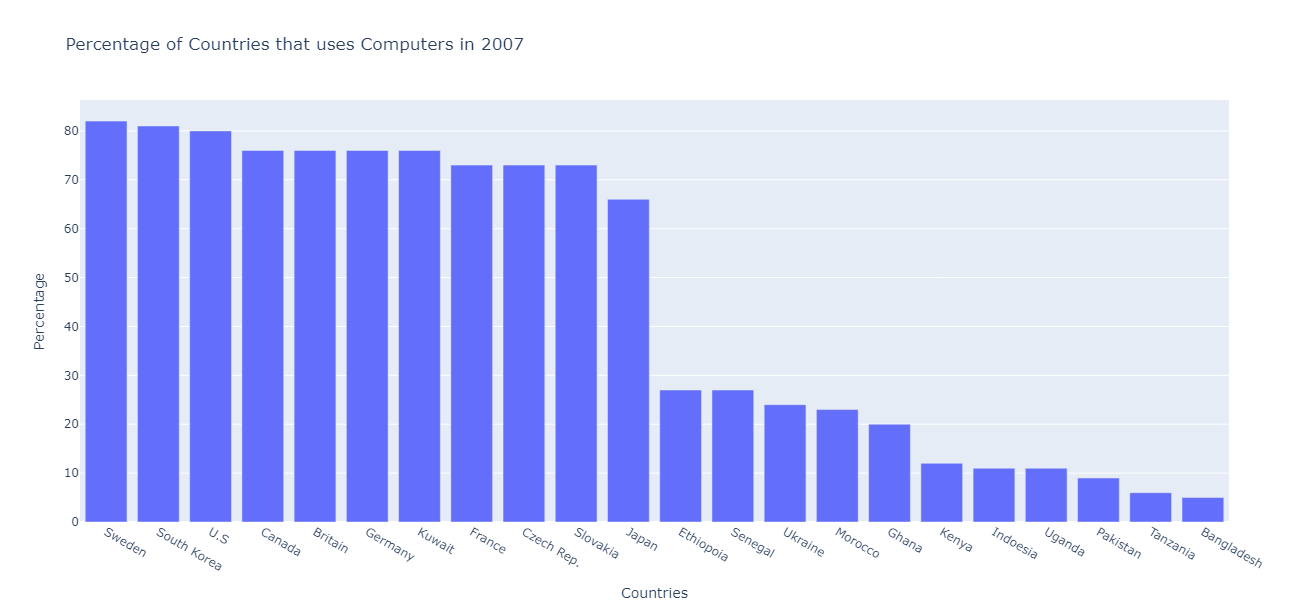

Generate this figure with Python:
from plotly.graph_objs import Bar, Layout
from plotly import offline


percentage_range = range(0, 101)

countries = {'Sweden': 82, 'South Korea': 81, 'U.S': 80, 'Canada': 76, 'Britain': 76, 'Germany': 76, 'Kuwait': 76, 'France': 73, 
             'Czech Rep.': 73, 'Slovakia': 73, 'Japan': 66, 'Ethiopoia': 27, 'Senegal': 27, 'Ukraine': 24, 'Morocco': 23, 'Ghana': 20,
             'Kenya': 12, 'Indoesia': 11, 'Uganda': 11, 'Pakistan': 9, 'Tanzania': 6, 'Bangladesh': 5}

x_values = []
y_values = []

for country, frequency in countries.items():
    x_values.append(country)
    y_values.append(frequency)

data = [Bar(x = x_values, y = y_values)]

x_axis_config = {'title': 'Countries', 'dtick': 1}
y_axis_config = {'title': 'Percentage'}
my_layout = Layout(title = 'Percentage of Countries that uses Computers in 2007', xaxis = x_axis_config, yaxis = y_axis_config)
offline.plot({'data': data, 'layout': my_layout}, filename='special.html')
